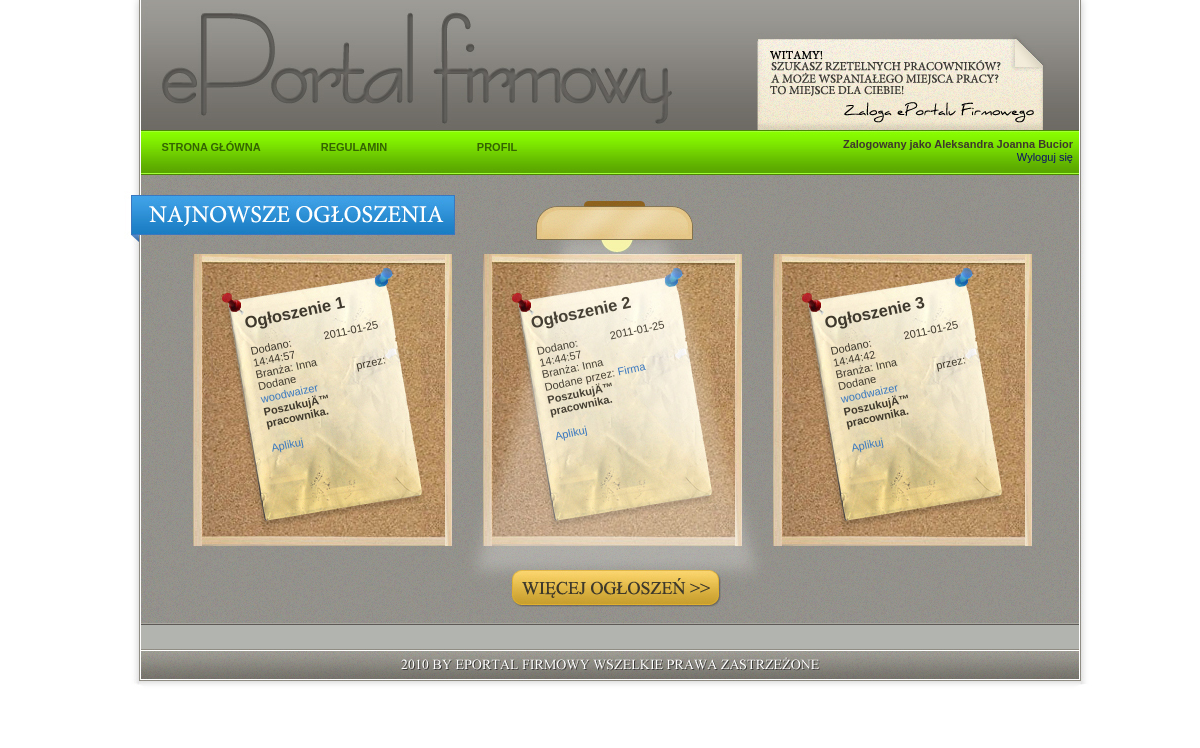
/ (signed in), run on the app's committed database.
### tables this page shows
CREATE TABLE IF NOT EXISTS `branza` (
  `branza_id` int(11) NOT NULL AUTO_INCREMENT,
  `branza_nazwa` varchar(20) NOT NULL,
  PRIMARY KEY (`branza_id`)
);

CREATE TABLE IF NOT EXISTS `ogloszenie` (
  `id` int(11) NOT NULL AUTO_INCREMENT,
  `id_firmy` int(11) NOT NULL,
  `branza_id` int(20) NOT NULL,
  `tresc` text,
  `dodano` timestamp NOT NULL DEFAULT CURRENT_TIMESTAMP,
  PRIMARY KEY (`id`)
);

CREATE TABLE IF NOT EXISTS `firma` (
  `id` int(11) NOT NULL,
  `nazwa` varchar(40) NOT NULL,
  `email` varchar(30) NOT NULL,
  `dolaczyl` timestamp NOT NULL DEFAULT CURRENT_TIMESTAMP,
  `adres` varchar(50) DEFAULT NULL,
  `tel` varchar(10) DEFAULT NULL,
  `branza` varchar(30) DEFAULT NULL,
  `opis` text,
  `zdjecie` varchar(100) DEFAULT NULL,
  PRIMARY KEY (`id`)
);

### show_ogloszenia.php (the view, shortened to what this page needs)
<?php
if (isset($_SESSION['id_obecne'])) {
    if( $_SESSION['typ'] == 'p') {
        $id_obecne=$_SESSION['id_obecne'];
        $licznik=1;
        $dbc = mysqli_connect(DB_HOST, DB_USER, DB_PASSWORD, DB_NAME) or die ('błąd bazy');
	$query = "SELECT *, firma.id AS firma_id FROM  branza, firma, ogloszenie WHERE ogloszenie.id_firmy = firma.id AND branza.branza_id = ogloszenie.branza_id ORDER BY dodano DESC ";
	$result = mysqli_query($dbc, $query);
        ?>
        <?php
        $trzy_pierwsze=3;
        $ktore=1;
        while ($trzy_pierwsze  && $row = mysqli_fetch_array($result)) {
        $firma_id = $row['firma_id'];
        $id = $row['id'];
	$branza = $row['branza_nazwa'];
        $dodano = $row['dodano'];
        $tresc = $row['tresc'];
        $firma = $row['nazwa'];
        $query2 = "SELECT * FROM odp WHERE pracownik_id='$id_obecne' AND ogl_id='$id' ";
        $result2 = mysqli_query($dbc, $query2);
        ?>
             <div class="oglo<?php echo $ktore; ?>">
                 <div class="obrocone">
            <h2>Ogłoszenie <?php echo $licznik; $licznik++?></h2>
            Dodano: <?php echo $dodano; ?><br/>
            Branża: <?php echo $branza; ?><br/>
            Dodane przez: <a href="wizytowka.php?id=<?php echo $firma_id ?>"><?php echo $firma; ?></a><br/>
           <b> <?php echo $tresc; ?></b><br/>
            <br/>
            <?php if (!$row2 = mysqli_fetch_array($result2)) {?>
            <a href="aplikuj.php?id=<?php echo $id; ?>" onclick="sprawdz(event, this,'')">Aplikuj</a>
            <?php }
            else {?>
                Aplikowałeś na to ogłoszenie. | <a href="rezygnuj.php?id=<?php echo $id; ?>" onclick="sprawdz(event,this,'')">Rezygnuj</a>
                <?php }
            $trzy_pierwsze--; $ktore++;
            ?>
            </div>
             </div>
             <?php
            } ?>
            ?>Narazie brak.<?php
    }
}
?>

### styles.css (style rules this page uses)
body, textarea { font-family: georgia, sans-serif; color:#3e382c; font-size: 11px; background-color: #ffffff; }
#tabela td, #tabela tr { margin: 0x; padding: 0px; }
a:link, a:visited, a:active { text-decoration:none; line-height: 14px; color:#3978bf; font-family: georgia, sans-serif; font-size: 11px; }
.ending { height: 71px; width: 1020px; text-align: left; padding-left: 0px; padding-bottom: 0px; background: #ffffff url('img/stopka.jpg'); }
.oglo1 { position:absolute; top:285px; left: 155px; width:130px; }
.oglo2 { position:absolute; top:285px; left: 440px; width:130px; color:#464034; }
.oglo3 { position:absolute; top:285px; left: 735px; width:130px; }
.obrocone { display:block; position:absolute; -webkit-transform: rotate(-12deg); -moz-transform: rotate(-90deg); -o-transform: rotate(-45deg); }

### data on the page
branza: ogloszenie.dodano "2011-01-25 14:44:57", branza_nazwa "Inna", firma.nazwa "woodwaizer", ogloszenie.tresc "PoszukujÄ™ pracownika.", firma.nazwa "Firma", ogloszenie.dodano "2011-01-25 14:44:42"

### other printed values
$_SESSION['do_wyswietlenia'] "Aleksandra Joanna Bucior"
